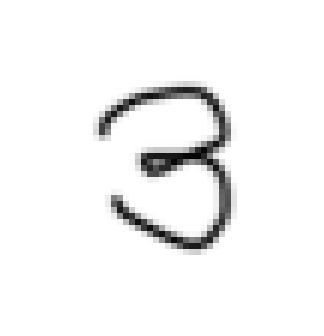
#> input picture 01.preprocessing/collect/assets/003.png, 108 x 112 px (shown 3 times larger); its folder holds 4 pictures in this run
$ python preprocess.py --input ../collect/assets/003.png --output-train out.png
#> lines starting #> are read from the running program, lines starting #| are printed output that depends on the picture

import re
import math
import argparse
import struct
import gzip
import pathlib
import numpy as np
from PIL import Image, ImageOps

parser = argparse.ArgumentParser()
parser.add_argument('--input', type=pathlib.Path, required=True)
parser.add_argument('--output-train', type=pathlib.Path, required=True)
#parser.add_argument('--output-test', type=pathlib.Path, required=True)
args = parser.parse_args()

image_dir = args.input / 'assets'
label_path = args.input / 'data.csv'

# read all images
image_list = []
for image_path in sorted(image_dir.glob('*.png')):
    with Image.open(image_path) as im:
#> im is the input picture: PIL image 108x112 RGBA; mean R, G, B, A 244.2, 244.2, 244.2, 255
        gray = im.convert('L')
        image_list.append(gray)

# pad to max then resize to 28x28
W = max(map(lambda im: im.width, image_list))
H = max(map(lambda im: im.height, image_list))
image_list = [
    ImageOps.fit(ImageOps.pad(im, (W, H), color='#fff'), (28, 28))
    for im in image_list
]
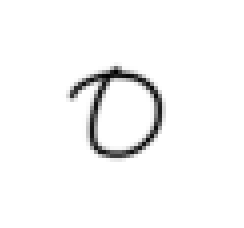
#> im: PIL image 122x114 RGBA (shown 2 times larger); mean R, G, B, A 247, 247, 247, 255

# pack images to numpy array and invert color
image_array = 255 - np.stack([np.asarray(im) for im in image_list], axis=0)
assert image_array.dtype == np.uint8, 'dtype should be uint8'

# read label file and join images
labels = []
image_idx = []
#> (the run stopped early here; a loop or call above may not have finished)
